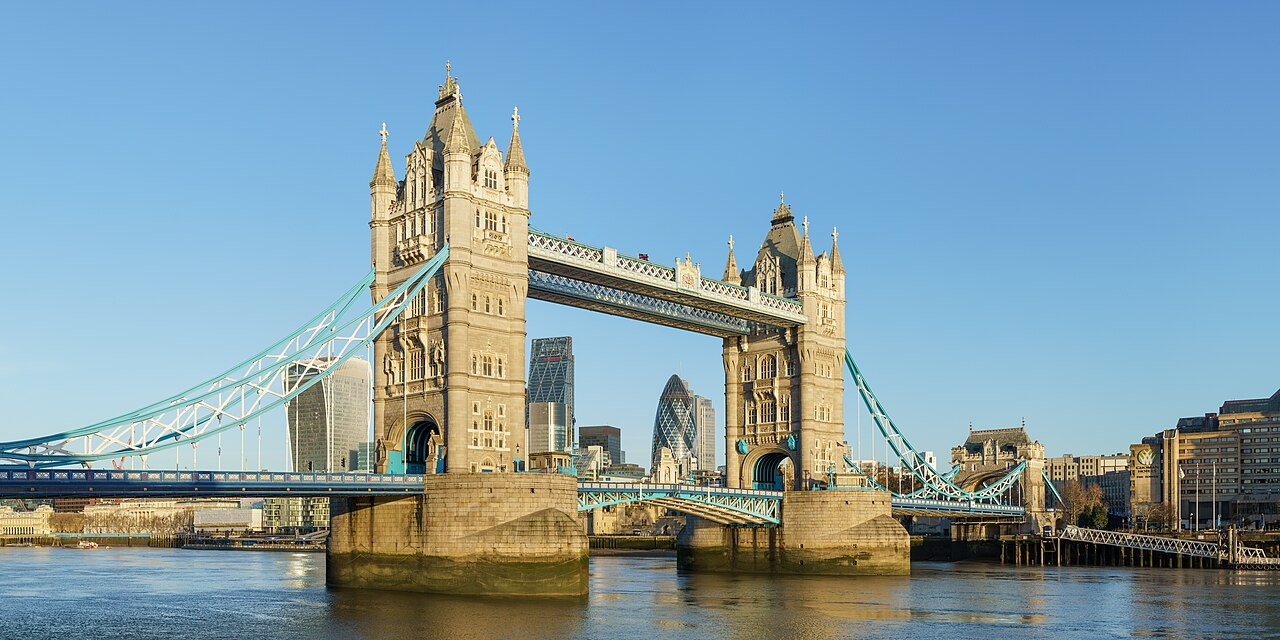
#> input picture lab3/images/bridge.jpg, 1280 x 640 px
$ python -i degrade.py   (imports and definitions only)
#> lines starting #> are read from the running program, lines starting #| are printed output that depends on the picture
#> further down, picture is the input picture: PIL image 1280x640 RGB; mean R, G, B 128.4, 155.8, 168.2
"""Три деградации кадра 512×512 → вход модели 128×128.

bicubic — честный bicubic ×4, как дорожка DIV2K bicubic.
unknown — мягкая слепая деградация: размытие, уменьшение, шум, JPEG.
realesrgan — два прохода в духе Real-ESRGAN: размытие, ресайз, шум, JPEG.
"""

import cv2
import numpy as np
from PIL import Image


HR_SIZE = 512
SCALE = 4
LQ_SIZE = HR_SIZE // SCALE


def prepare_hr(image, size=HR_SIZE):
#> called with size = 512
    image = image.convert("RGB")
    width, height = image.size
#> width = 1280; height = 640
    side = min(width, height)
#> side = 640
    left = (width - side) // 2
#> left = 320
    top = (height - side) // 2
#> top = 0
    image = image.crop((left, top, left + side, top + side))
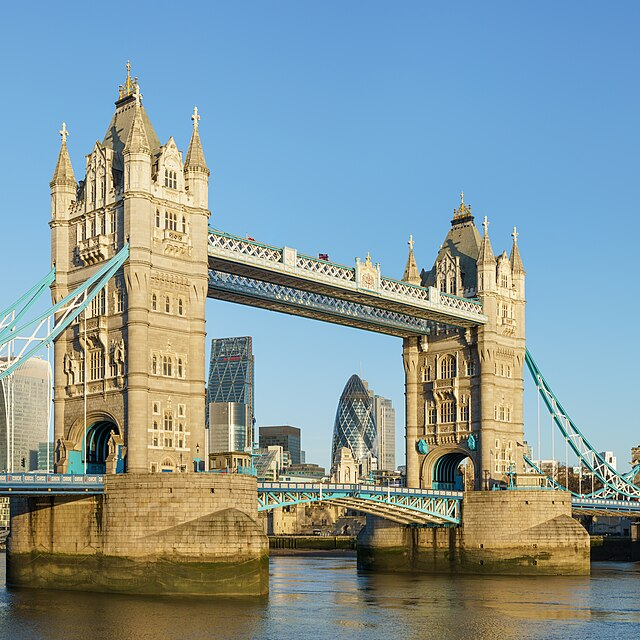
#> image: PIL image 640x640 RGB; mean R, G, B 133.4, 151.6, 153.2
    return image.resize((size, size), Image.Resampling.LANCZOS)


def degrade_bicubic(hr):
    return hr.resize((LQ_SIZE, LQ_SIZE), Image.Resampling.BICUBIC)


# [62 lines left out: functions degrade_unknown, degrade_realesrgan, make_degradations, make_masks, _jpeg, not called in this run]


def _jpeg_float(image, quality):
    array = np.clip(image * 255.0, 0, 255).astype(np.uint8)
    return np.array(_jpeg(array, quality)).astype(np.float32) / 255.0

>>> from PIL import Image
>>> picture = Image.open('images/bridge.jpg')
>>> result = prepare_hr(picture)

$ run again, on lab3/images/cat.jpg
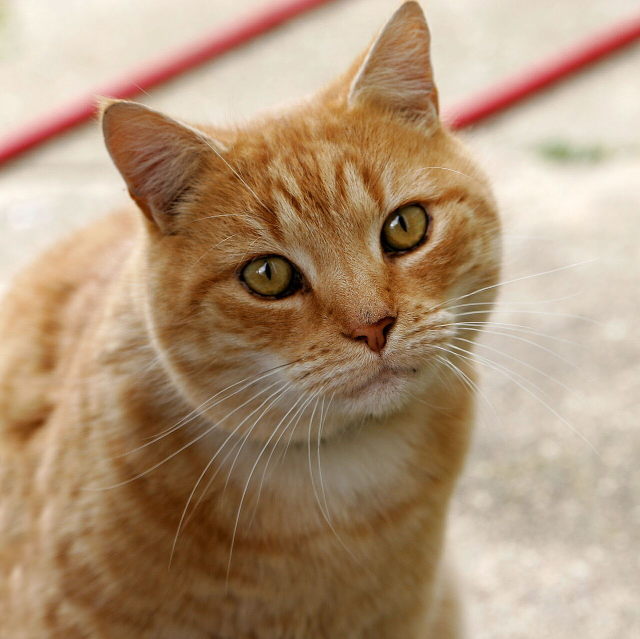
#> input picture lab3/images/cat.jpg, 1280 x 1278 px (shown at 1/2 size)
#> picture is the input picture: PIL image 1280x1278 RGB; mean R, G, B 175.9, 148.8, 120.8
#> in prepare_hr, `return image.resize((size, size), Image.Resampling.LANCZOS)`:
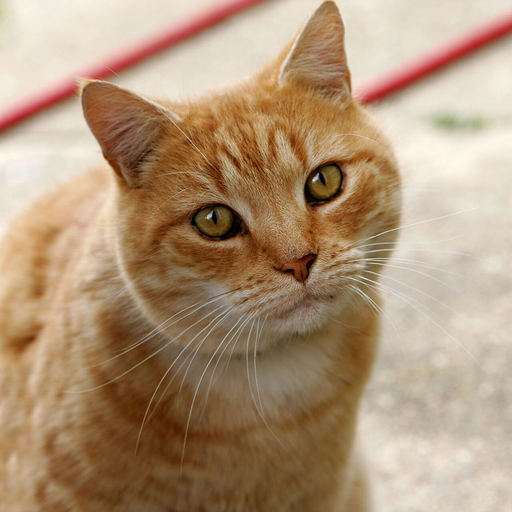
#> returned value: PIL image 512x512 RGB; mean R, G, B 175.9, 148.7, 120.7
